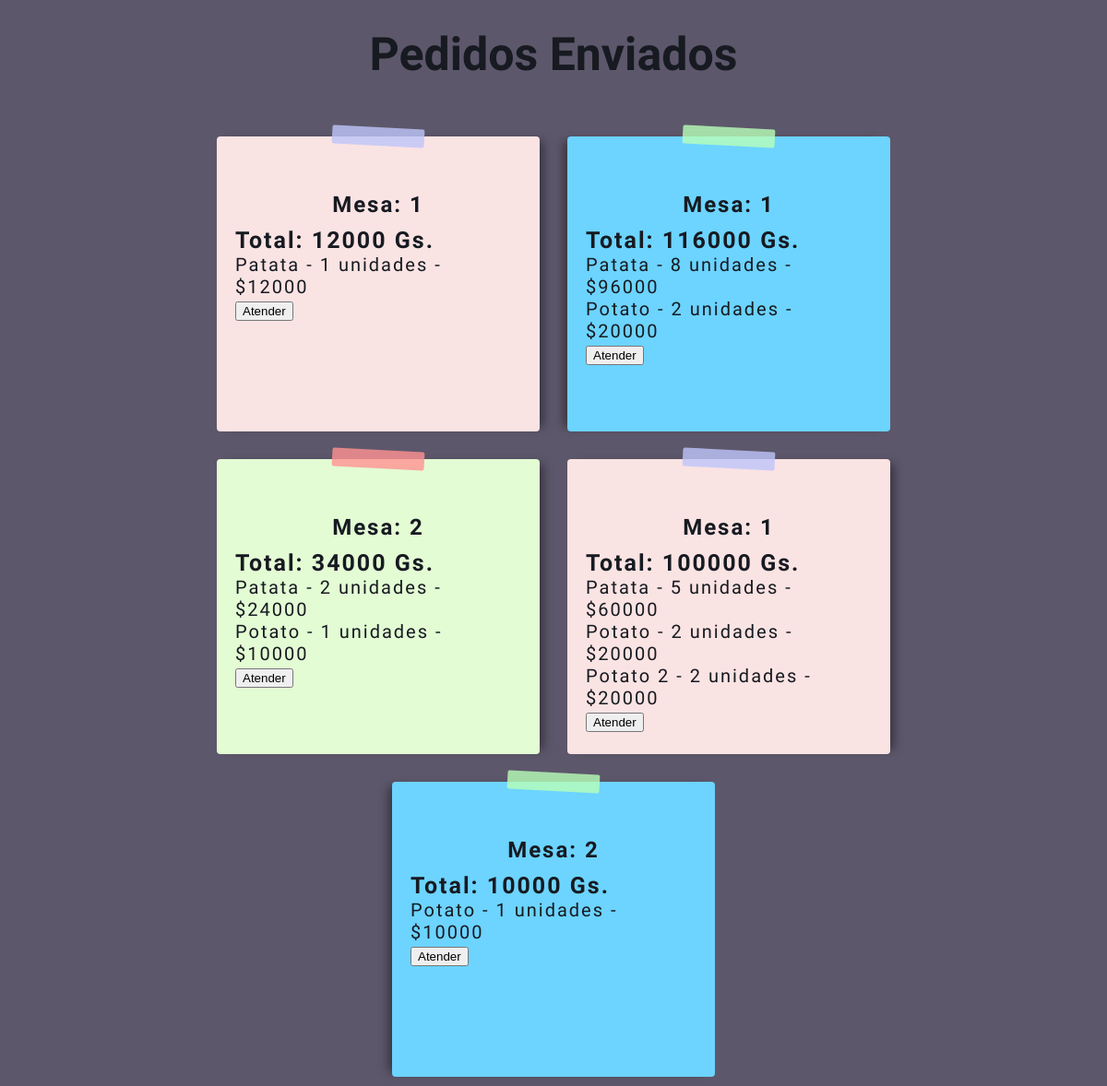
Page /pedidos/ on the committed database.
### tables/models.py (models this page shows)
class Product(models.Model):
    nombre = models.CharField(max_length=100)
    precio = models.IntegerField()
    categoria = models.ForeignKey(Categoria,on_delete=models.SET('Categoria eliminada'))
    descripcion = models.TextField(blank=True, null=True)
    imagen = models.ImageField(upload_to='productos/', blank=True, null=True)

### tables/views.py (the view)
# urls.py: path('pedidos/', views.pedidos, name='pedidos'),
def pedidos(request):
    carritos_enviados = Carrito.objects.filter(enviado=True)
    carritos_detalle = []
    for carrito in carritos_enviados:
        total_precio = 0  # Variable para acumular el total del precio del carrito
        detalle = {
            'id': carrito.id,
            'table': carrito.table.num_table,
            'productos': []
        }
        for producto_id, cantidad in carrito.producto.items():
            producto = Product.objects.get(id=producto_id)
            subtotal = producto.precio * cantidad  # Calcular subtotal para cada producto
            total_precio += subtotal  # Acumular subtotal en el total
            detalle['productos'].append({
                'nombre': producto.nombre,
                'cantidad': cantidad,
                'precio': producto.precio,
                'subtotal': subtotal  # Añadir subtotal al detalle del producto
            })
        detalle['total_precio'] = total_precio  # Añadir el total del carrito al detalle
        carritos_detalle.append(detalle)
    return render(request, 'pedidos.html', {'carritos': carritos_detalle})

### templates/pedidos.html (shortened to what this page needs)
{% load static %}
<!DOCTYPE html>
<html lang="es">
<head>
    <link rel="stylesheet" href="{% static 'css/pedidos.css' %}">
</head>
<body>
    <h1 class="pedido-h1">Pedidos Enviados</h1>
    {% if carritos %}
    <div class="pedidos-container">
        {% for carrito in carritos %}
            {% cycle 'sticky-note-yellow' 'sticky-note-blue' 'sticky-note-green' as note_color silent %}
            <div id="carrito-{{ carrito.id }}" class="sticky-note {{ note_color }}">
                <h2 class="pedido-mesa">Mesa: {{ carrito.table }}</h2>
                <div class="pedidos-productos">
                    <div class="pedido-total">Total: {{ carrito.total_precio }} Gs.</div>
                    {% for producto in carrito.productos %}
                        <div>{{ producto.nombre }} - {{ producto.cantidad }} unidades - ${{ producto.subtotal }}</div>
                    {% endfor %}
                    <button onclick="atenderCarrito({{ carrito.id }})">Atender</button>
                </div>
            </div>
        {% endfor %}
    </div>
    {% else %}
        <p>No hay pedidos enviados aún.</p>
    {% endif %}
</body>
</html>

### static/css/pedidos.css (style rules this page uses)
*, *::before, *::after { box-sizing: border-box; margin: 0; }
body { font-family: "Loved by the King", cursive; background-color: #5d576b; color: #171a21; }
.pedidos-container { display: flex; flex-wrap: wrap; gap: 10px; justify-content: center; width: 80%; margin: 0 auto; padding-top: 50px; }
.pedido-h1 { font-size: 50px; text-align: center; margin-top: 30px; }
.pedido-mesa { text-align: center; font-size: 24px; }
.pedidos-productos { font-size: 20px; }
.pedido-total { font-weight: bold; font-size: 25px; margin-top: 10px; }
.sticky-note { flex: 1 1 calc(33.333% - 20px); max-width: 350px; min-height: 320px; padding: 1em; font-size: 20px; letter-spacing: 2px; outline: none; position: relative; margin: 10px; padding-top: 60px; border-radius: 4px; }
.sticky-note::before { content: ""; position: absolute; width: 100px; height: 20px; top: -10px; left: 50%; transform: translateX(-50%) rotate(3deg); background-color: rgba(0, 0, 0, 0.2); border-radius: 2px; }
.sticky-note-yellow { background-color: #fae3e3; box-shadow: 9px 0px 10px -5px rgba(0, 0, 0, 0.42); }
.sticky-note-yellow::before { background-color: rgba(190, 198, 250, 0.8); }
.sticky-note-blue { background-color: #6cd4ff; box-shadow: -9px 0px 10px -5px rgba(0, 0, 0, 0.42); }
.sticky-note-blue::before { background-color: rgba(184, 255, 184, 0.8); }
.sticky-note-green { background-color: #e3fcd4; box-shadow: 9px 0px 10px -5px rgba(0, 0, 0, 0.42); }
.sticky-note-green::before { background-color: rgba(255, 147, 147, 0.8); }

### rows in the picture
Product: nombre "Patata" "Patata" "Patata" "Patata"
Product: nombre "Potato" "Potato" "Potato" "Potato"
Product: nombre "Potato 2"

### other values in the picture
{{ carrito.table }} "1" "1" "2" "1" "2"
{{ carrito.total_precio }} "12000" "116000" "34000" "100000" "10000"
{{ producto.cantidad }} "1" "8" "2" "2" "1" "5" "2" "2" "1"
{{ producto.subtotal }} "12000" "96000" "20000" "24000" "10000" "60000" "20000" "20000" "10000"
